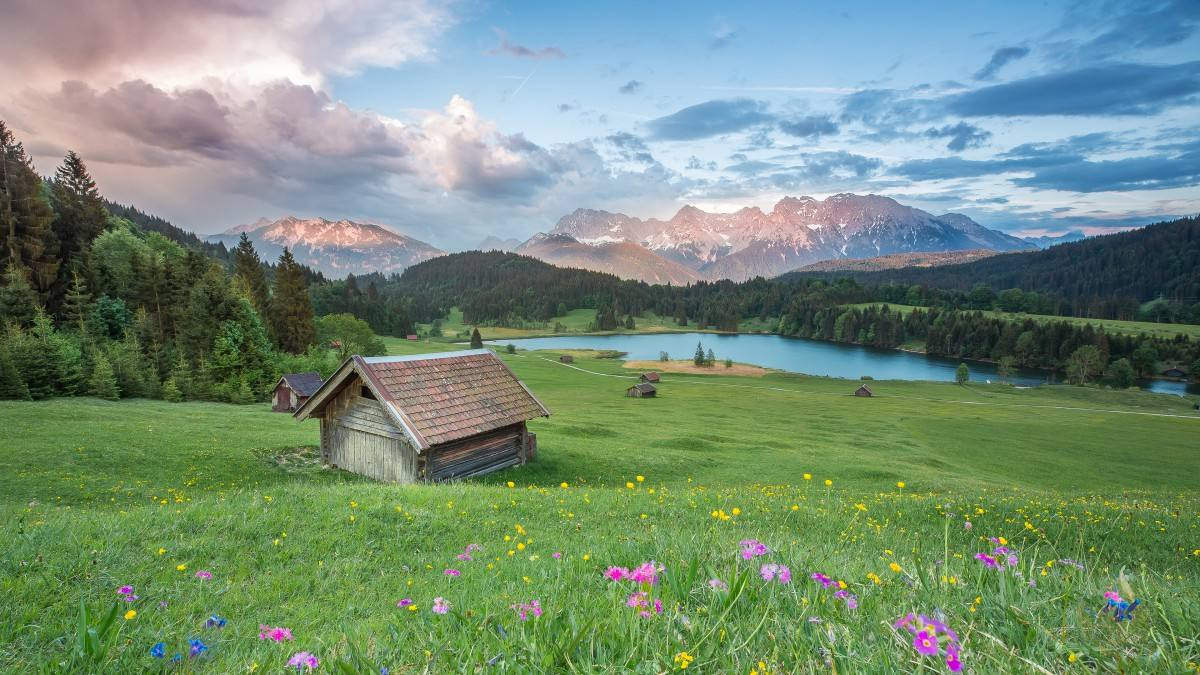
#> input picture 06opencv算术位运算/back.jpeg, 1200 x 675 px
$ python add2.py
#> lines starting #> are read from the running program, lines starting #| are printed output that depends on the picture
"""
图像溶合
addWeighted(A, alpha, B, bate, gamma)
A,B 两个图片
alpha, bate 权重
gamma 静态权重
"""

import cv2
import numpy as np

back = cv2.imread('back.jpeg')
#> back is the input picture: shape (675, 1200, 3); mean B, G, R 120.6, 141.4, 117.4
dog = cv2.imread('dog.jpeg')
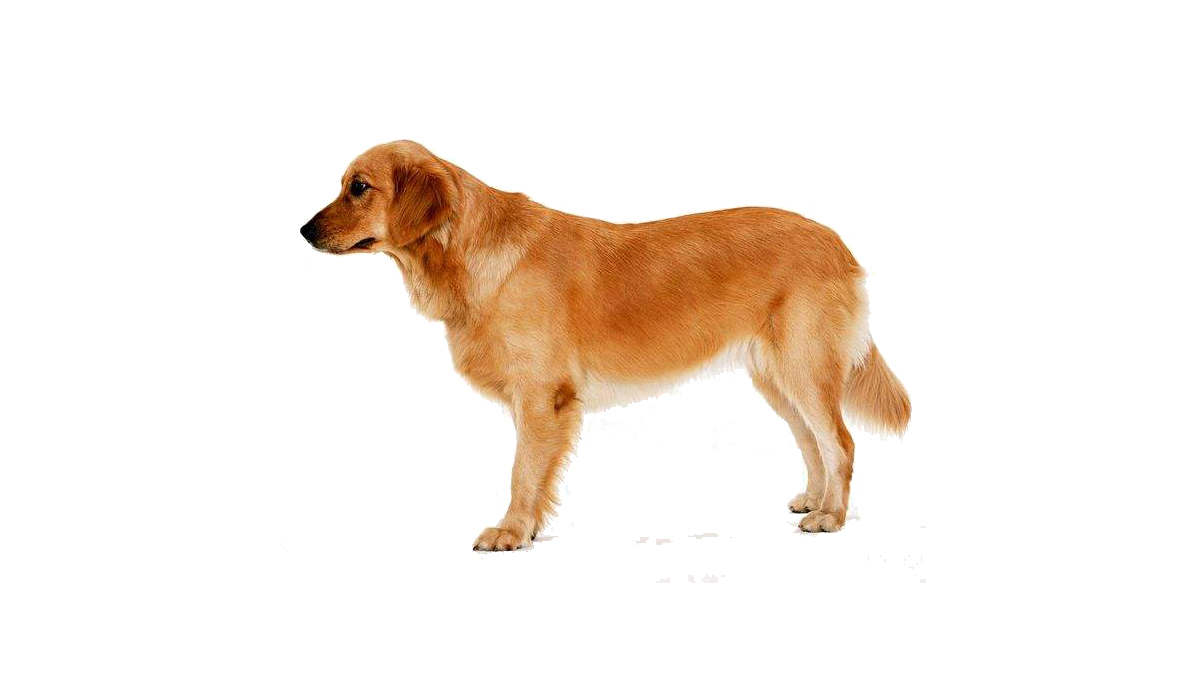
#> input picture 06opencv算术位运算/dog.jpeg, 1200 x 675 px
#> dog is the input picture: shape (675, 1200, 3); mean B, G, R 230.4, 238.1, 247

# 只有两个图像的属性一样的时候才可以溶合
print(back.shape)
#| (675, 1200, 3)
print(dog.shape)
#| (675, 1200, 3)

result = cv2.addWeighted(dog, 0.7, back, 0.3, 0)
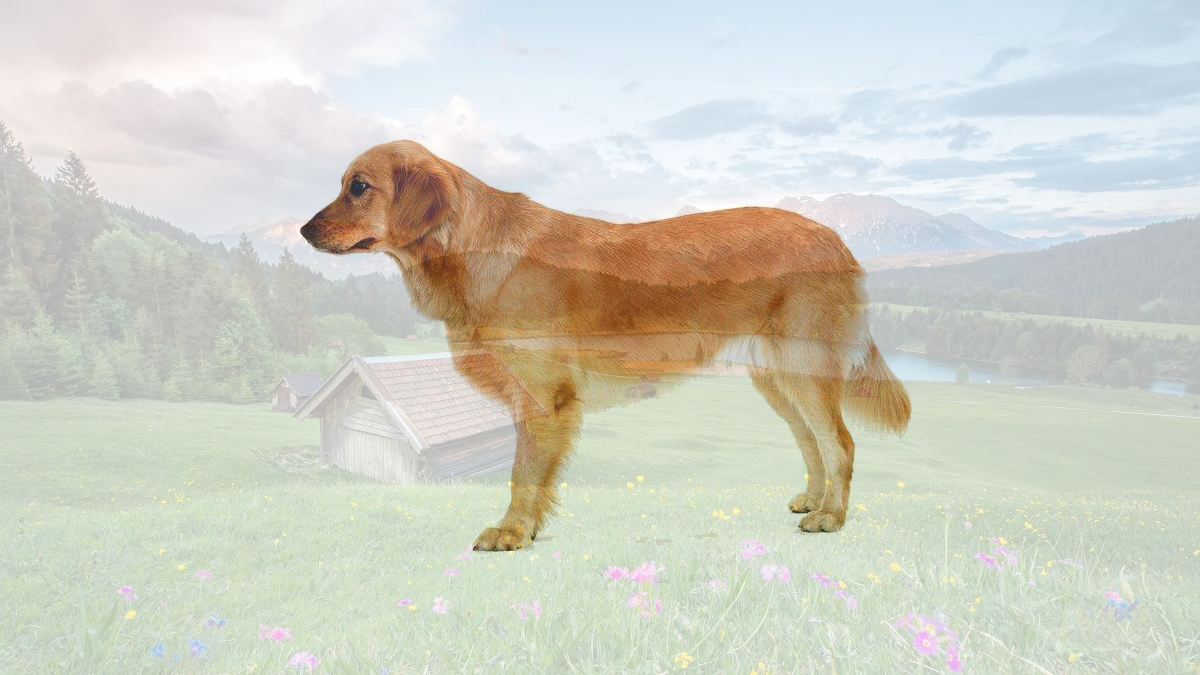
#> result: shape (675, 1200, 3); mean B, G, R 197.5, 209.1, 208.1
cv2.imshow('add2', result)
cv2.waitKey(0)
